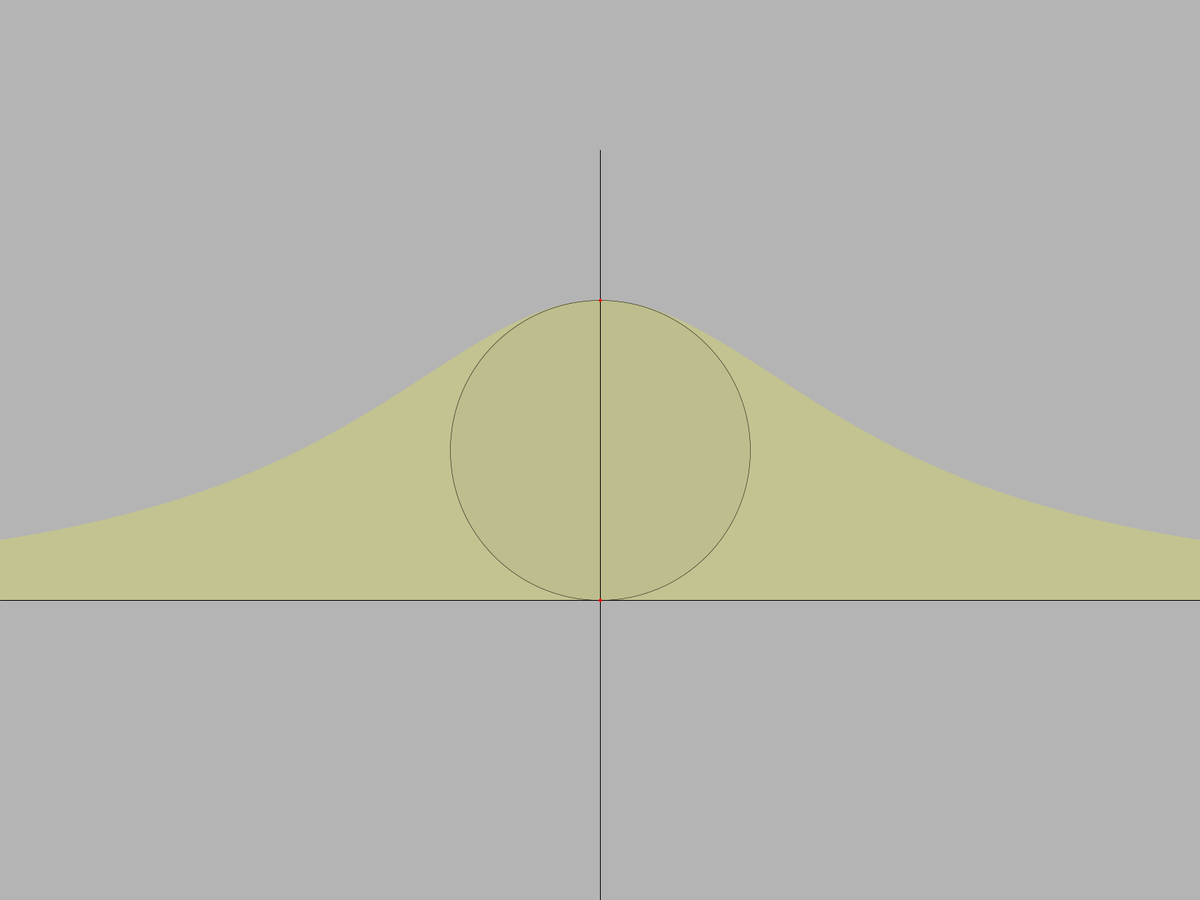
Frame 1 (no input)
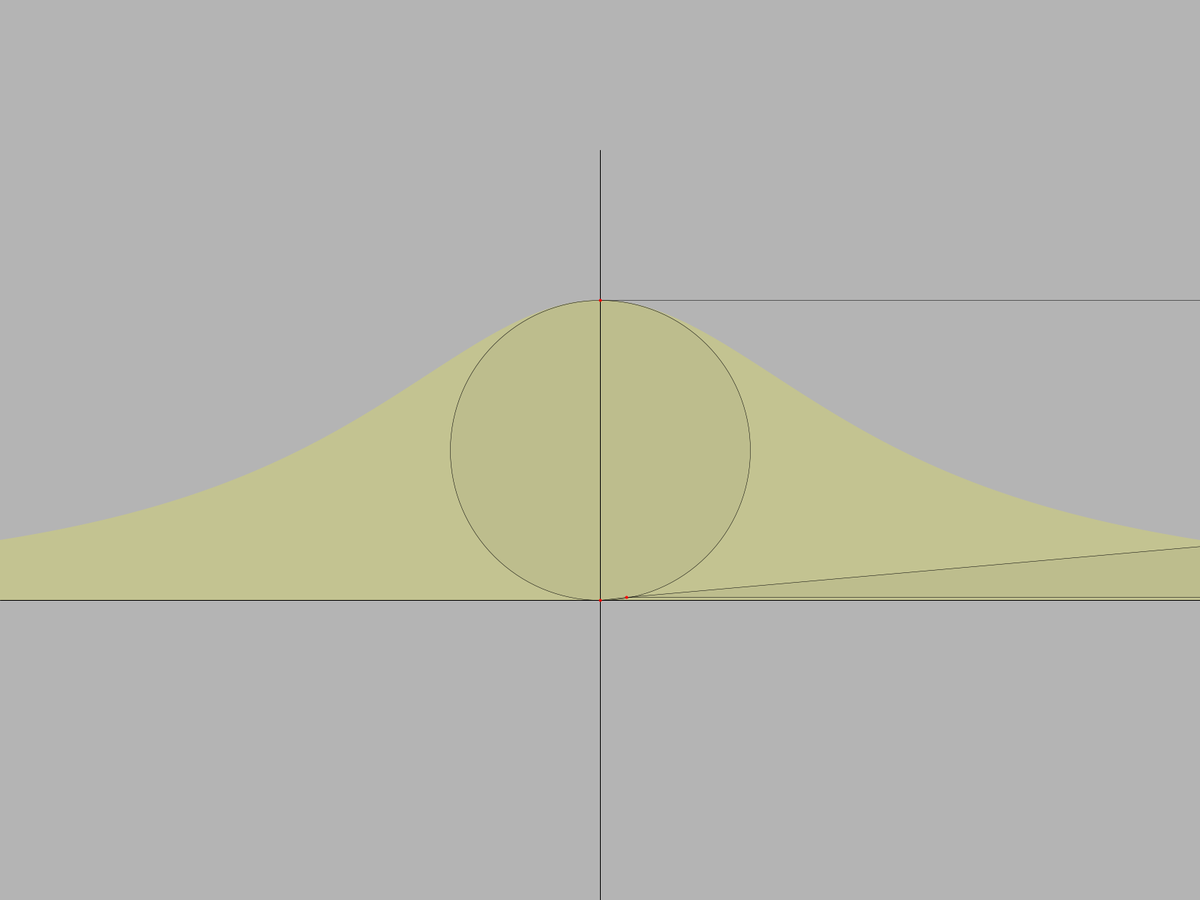
Frame 60 (the mouse pressed at the canvas centre just before this capture)
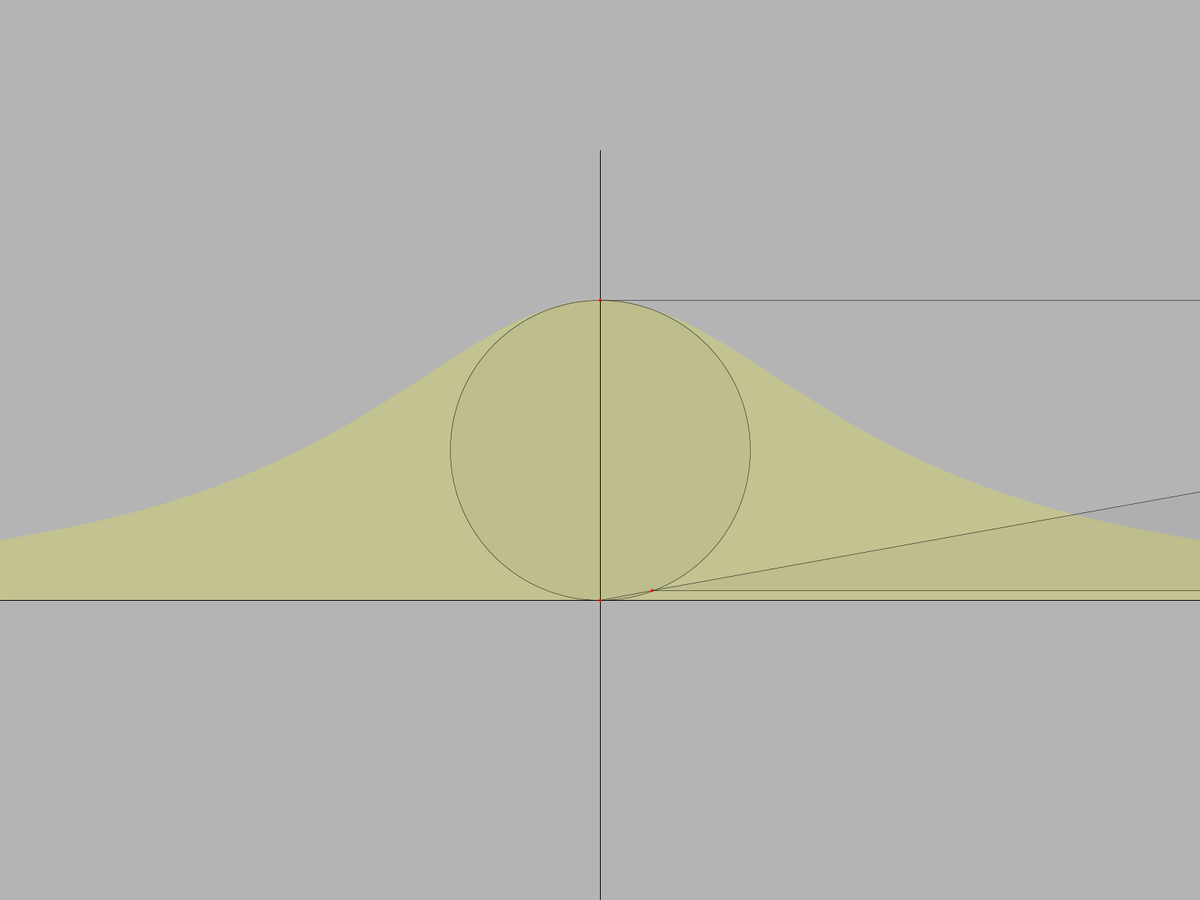
Frame 120 (the mouse held since frame 60 and released just before this capture)

The Processing sketch that drew these frames (run headless with seeded random() and noise(); from frame 60 on, the mouse is pressed at the canvas centre):

// Processing sketch: AgnesiCurve
// ── AgnesiCurve.pde
Agnesi agn;

void setup() {
  fullScreen();
  frameRate(120);

  agn = new Agnesi(width / 2, height / 2 + height / 6, width, height, height / 6);
}

void draw() {
  background(180);
  agn.display();
}

// ── Agnesi.pde
class Agnesi {
  float x, y, w, h, radius;
  Point center, O, M;
  int i = 0;

  ArrayList<Point> As = new ArrayList();
  ArrayList<Point> Ns = new ArrayList();
  ArrayList<Point> Ps = new ArrayList();

  Agnesi(float x, float y, float w, float h, float radius) {
    this.x = x;
    this.y = y;
    this.w = w;
    this.h = h;
    this.radius = radius;
    center = new Point(x, y - radius);
    O = new Point(x, y);
    M = new Point(x, y - radius * 2);

    compute();
  }

  void compute() {
    float ang = 0;
    while (ang <= TWO_PI) {
      Point A = new Point(center.x + cos(-ang + PI / 2) * radius, center.y + sin(-ang + PI / 2) * radius);
      As.add(A);

      float prop = (M.y - O.y) / (A.y - O.y);

      Point N = new Point((A.x - O.x) * prop + x, (A.y - O.y) * prop + y);
      Ns.add(N);

      Point P = new Point(N.x, A.y);
      Ps.add(P);

      ang += 0.003;
    }
  }

  void display() {

    fill(255, 255, 0, 50);
    noStroke();
    beginShape();
    for (int j = 0; j < Ps.size(); j++) {
      vertex(Ps.get(j).x, Ps.get(j).y);
    }
    endShape(CLOSE);

    Point A = As.get(i);
    Point N = Ns.get(i);
    Point P = Ps.get(i);

    strokeWeight(1);
    stroke(0);
    //Plano
    line(x - w / 2, y, x + w / 2, y);
    line(x, y - h / 2, x, y + h / 2);

    fill(60, 10);
    strokeWeight(0.5);
    ellipse(center.x, center.y, radius * 2, radius * 2);
    line(O.x, O.y, A.x, A.y);
    line(M.x, M.y, N.x, N.y);
    triangle(A.x, A.y, N.x, N.y, P.x, P.y);

    stroke(255, 0, 0);
    strokeWeight(4);
    point(O.x, O.y);
    point(M.x, M.y);
    point(A.x, A.y);
    point(N.x, N.y);

    stroke(0, 0, 255);
    strokeWeight(10);
    point(P.x, P.y);

    i++;
    if (i == Ps.size()) {
      i = 0;
    }
  }
}

// ── Point.pde
class Point {
  float x, y;

  Point(float x, float y) {
    this.x = x;
    this.y = y;
  }
  
  Point() {
    this.x = 0;
    this.y = 0;
  }
}
